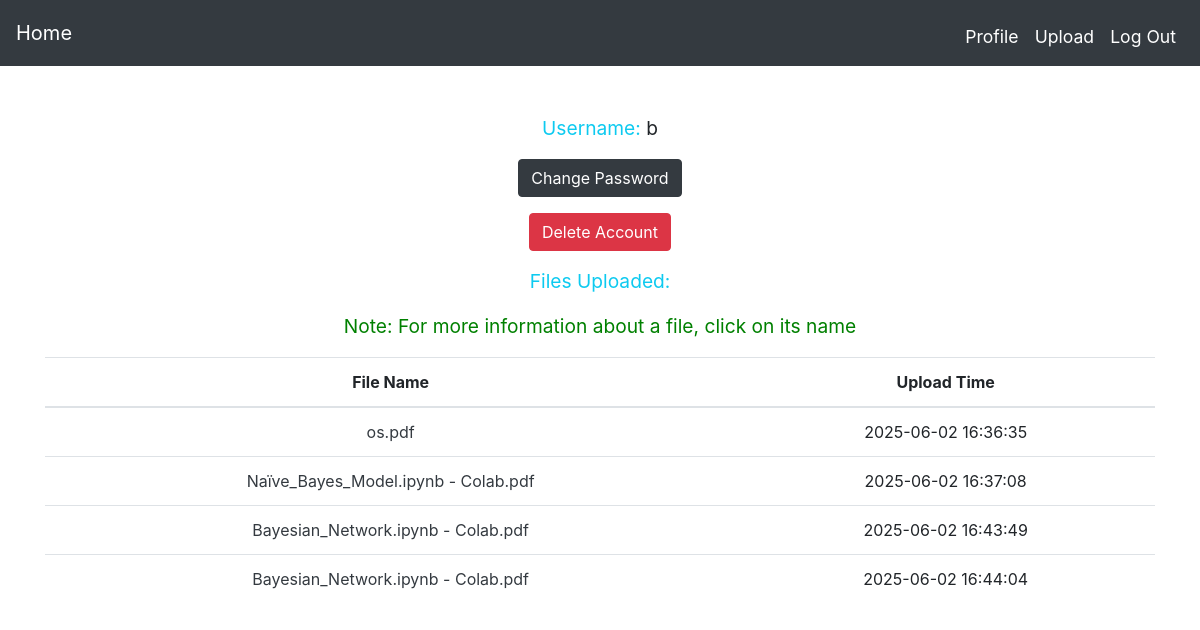
Screenshot of /profile (signed in) with the database file from the repository.
### tables this page shows
CREATE TABLE filesinfo(uploader_id INTEGER, disk_name_id INTEGER PRIMARY KEY AUTOINCREMENT, original_name TEXT NOT NULL, description TEXT, size REAL NOT NULL, upload_time TIMESTAMP DEFAULT CURRENT_TIMESTAMP);

### app.py (the view)
@app.route("/profile")
def profile():
    if session.get("user_id") is None:
        flash("Log In to access your profile")
        return redirect("/login")
    files = db.execute("SELECT original_name, upload_time, disk_name_id from filesinfo where uploader_id = ?",
                       session["user_id"])
    username = db.execute("SELECT username from users where id = ?", session["user_id"])[0]["username"]
    return render_template("profile.html", files = files, username = username)

### templates/profile.html
{% extends "layout.html" %}
{% block main %}
    <div class="mb-3">
        <span style="font-size: 1.2rem; color: #0dcaf0;">Username:  </span>
        <span style="font-size: 1.2rem;">{{username}}</span>
    </div>
    <div class="mb-3">
        <a href="/change_pass">
            <button class="btn btn-dark">
                Change Password
            </button>
        </a>
    </div>
    <div class="mb-3">
        <a href="/delete_acc">
            <button class="btn btn-danger">
                Delete Account
            </button>
        </a>
    </div>
    <div class="mb-3">
        <span style="font-size: 1.2rem; color: #0dcaf0;">Files Uploaded:</span>
    </div>
    {% if files %}
        <div class="mb-3">
            <span style="font-size: 1.2rem; color: green;">Note: For more information about a file, click on its name</span>
        </div>
        <table class="table">
            <thead>
                <tr>
                <th>File Name</th>
                <th>Upload Time</th>
                </tr>
            </thead>
            <tbody>
                {% for i in files %}
                    <tr>
                        <td>
                            <a class="text-decoration-none text-dark" href="/uploader_file_view?file_id={{ i['disk_name_id'] }}">{{ i["original_name"] }}</a>
                        </td>
                        <td>{{ i["upload_time"] }}</td>
                    </tr>
                {% endfor %}
            </tbody>
        </table>
    {% else %}
        <div class="mb-3">
            <span style="font-size: 1.2rem;">You have not uploaded any files yet</span>
        </div>
    {% endif %}
{% endblock %}

### templates/layout.html (shortened to what this page needs)
<!DOCTYPE html>
<html lang="en">
    <head>
        <link rel="stylesheet" href="https://cdn.jsdelivr.net/npm/bootstrap@4.3.1/dist/css/bootstrap.min.css">
    </head>
    <body>
        <nav class="navbar navbar-dark bg-dark" style="font-size: 1.1rem;">
            <a class="navbar-brand" href="/">Home</a>
            <ul class="navbar-nav d-flex flex-row ms-auto mt-2">
                {% if session["user_id"] %}
                    <li class="nav-item active mx-2"> <a class="nav-link" href="/profile">Profile</a> </li>
                    <li class="nav-item active mx-2"> <a class="nav-link" href="/upload">Upload</a> </li>
                    <li class="nav-item active mx-2"> <a class="nav-link" href="/logout">Log Out</a> </li>
                {% else %}
                    <li class="nav-item active mx-2"> <a class="nav-link" href="/upload">Upload</a> </li>
                    <li class="nav-item active mx-2"> <a class="nav-link" href="/login">Log In</a> </li>
                    <li class="nav-item active mx-2"> <a class="nav-link" href="/signup">Sign Up</a> </li>
                {% endif %}
            </ul>
        </nav>
        <main class="container py-5 text-center">
            {% block main %}{% endblock %}
        </main>
    </body>
</html>

### rows the page displays
filesinfo: original_name "os.pdf", upload_time "2025-06-02 16:36:35"
filesinfo: original_name "Naïve_Bayes_Model.ipynb - Colab.pdf", upload_time "2025-06-02 16:37:08"
filesinfo: original_name "Bayesian_Network.ipynb - Colab.pdf", upload_time "2025-06-02 16:43:49"
filesinfo: original_name "Bayesian_Network.ipynb - Colab.pdf", upload_time "2025-06-02 16:44:04"

### other values shown
{{ username }} "b"
